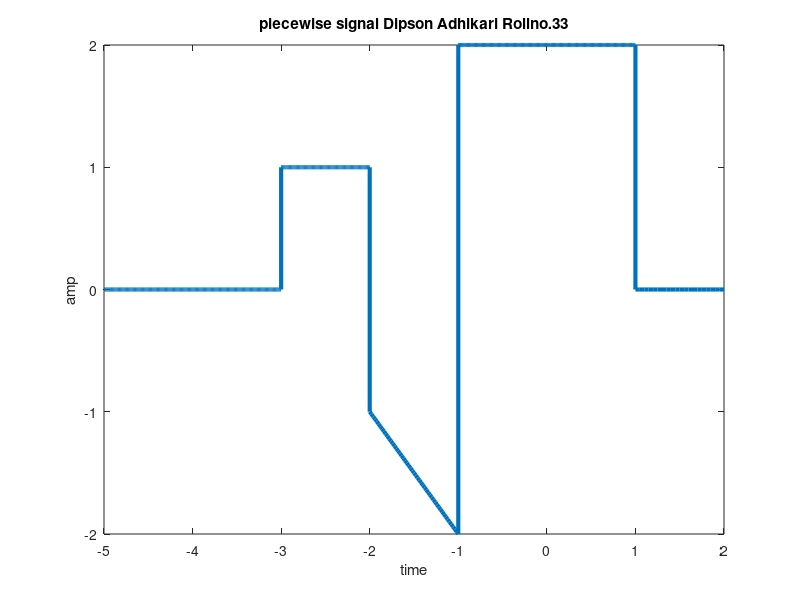

The MATLAB source for this figure:
clc
clear all
close all
t0=-5:0.01:-3;
x0=zeros(size(t0));
t1=-3:0.01:-2;
x1=ones(size(t1));
t2=-2:0.02:-1;
x2=-t2-3;
t3=-1:0.01:1;
x3=2*ones(size(t3));
t4=1:0.05:2;
x4=zeros(size(t4));
x=[x0 x1 x2 x3 x4];
t=[t0 t1 t2 t3 t4];
plot(t,x,'linewidth',3);
title('piecewise signal Dipson Adhikari Rollno.33');
xlabel('time');
ylabel('amp');